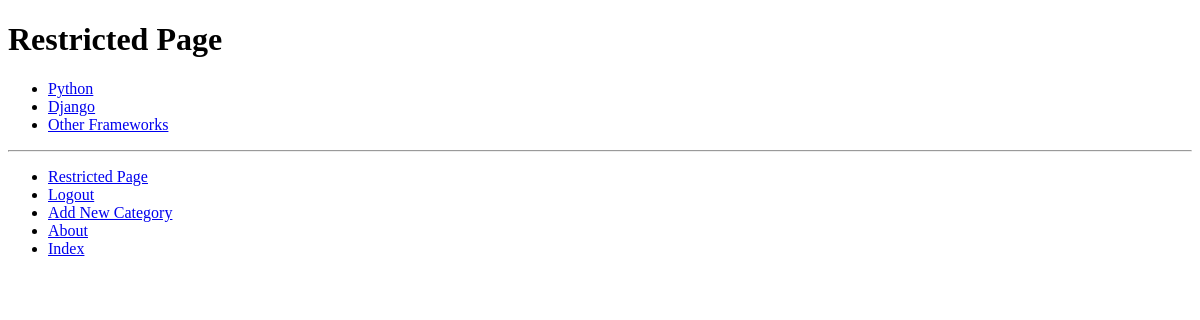
Before: /rango/restricted/ (signed in) with the older database file.
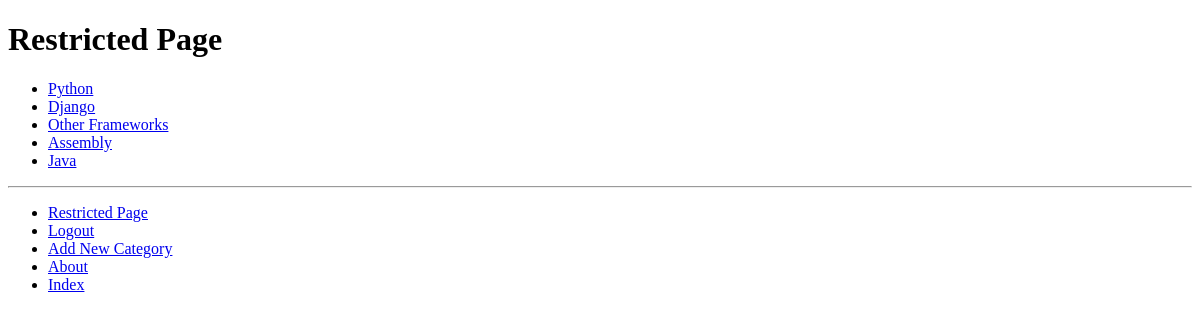
After: the same page with the newer database file.
### rango/models.py (models this page shows, shortened)
class Category(models.Model):
    NAME_MAX_LENGTH = 128
    name = models.CharField(max_length=NAME_MAX_LENGTH, unique=True)
    views = models.IntegerField(default=0)
    likes = models.IntegerField(default=0)
    slug = models.SlugField(unique=True)
    class Meta:
        verbose_name_plural = 'Categories'

### rango/views.py (the view)
# urls.py: path('restricted/', views.restricted, name='restricted'),
@login_required
def restricted(request):
    return render(request, 'rango/restricted.html')

### rango/templatetags/rango_template_tags.py (called while the page is built)
@register.inclusion_tag('rango/categories.html')
def get_category_list(current_category=None):
    return {'categories': Category.objects.all(),
            'current_category': current_category}

### templates/rango/restricted.html (shortened to what this page needs)
{% extends 'rango/base.html' %}
{% load staticfiles %}
{% block body_block %}
<h1>Restricted Page</h1>
{% endblock %}

### templates/rango/categories.html
<ul>
    {%if categories %}
        {% for c in categories %}
            {%if c == current_category %}
            <li>
                <strong>
                    <a href="{% url 'rango:show_category' c.slug %}">{{ c.name }}</a>
                </strong>
            </li>
            {% else %}
            <li>
                <a href="{% url 'rango:show_category' c.slug %}">{{ c.name }}</a>
            </li>
            {% endif %}
        {% endfor %}
    {% else %}
        <li><strong>There are no categories present.</strong></li>
    {% endif %}
</ul>

Changed rows visible on the page:
added Category: name "Assembly"
added Category: name "Java"
